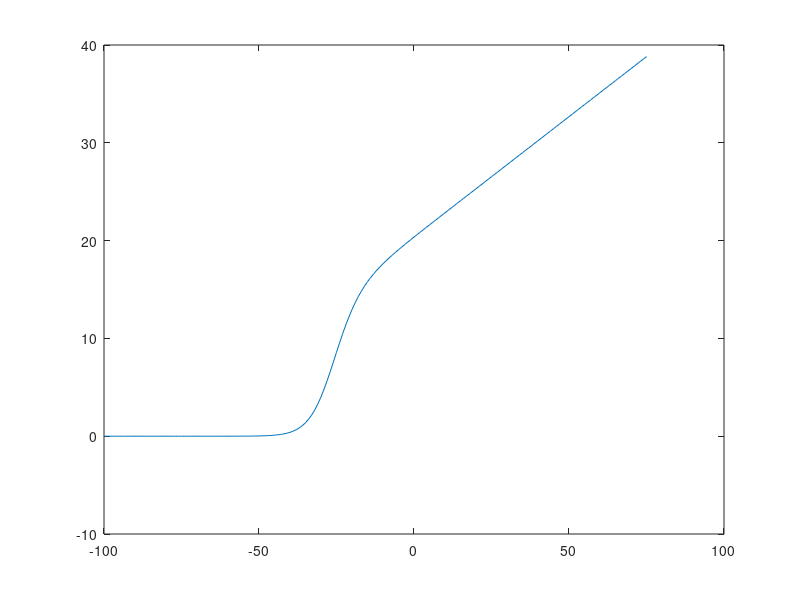

Recreate this plot in MATLAB.
G_K = 28.9;  # pS/pF
E_K = -83;   # mV
V_h = -26.7; # mV
S_h = 4.1;   # mV
C_m = 8.5;

V_m = [-100:1.0:75];
I = zeros(size(V_m));

for i = 1:size(V_m, 2)
    I(i) = G_K*(V_m(i) - E_K) / (1 + exp(-(V_m(i) - V_h)/S_h)) * C_m/1000.0;
endfor

plot(V_m, I)
